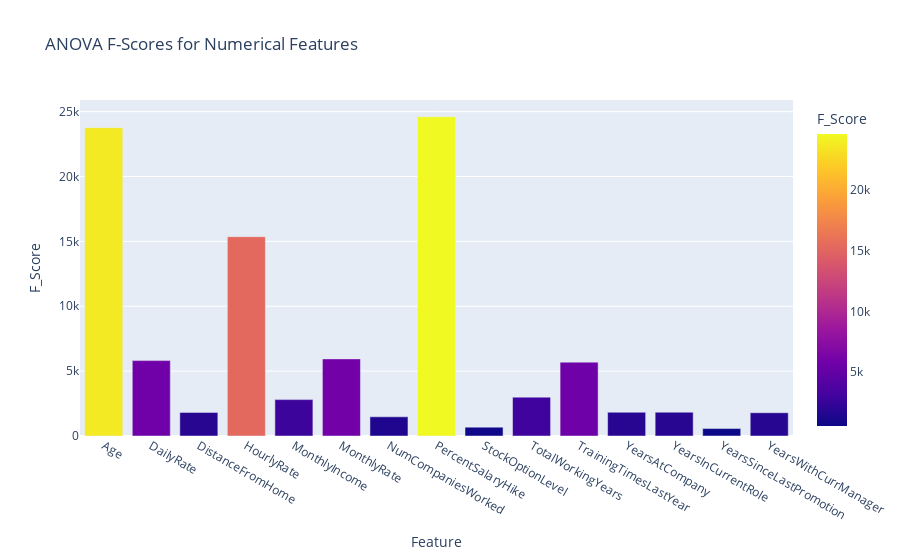

The notebook cell saved with this chart:
### Code cell
#Visulaize f_scores and p_values
f_scores_df = pd.DataFrame(list(f_scores.items()), columns=['Feature', 'F_Score'])
fig = px.bar(f_scores_df, x='Feature', y='F_Score', title='ANOVA F-Scores for Numerical Features',color='F_Score')
fig.show()

### Figure 1 — Plotly figure (JSON) as saved in the notebook; plotly's stock layout.template omitted (floating-point values rounded to 4 significant figures)
{"data": [{"hovertemplate": "Feature=%{x}<br>F_Score=%{marker.color}<extra></extra>", "legendgroup": "", "marker": {"color": [23770.0, 5812.0, 1821.0, 15360.0, 2804.0, 5944.0, 1478.0, 24600.0, 683.1, 2995.0, 5691.0, 1829.0, 1834.0, 573.9, 1793.0], "coloraxis": "coloraxis", "pattern": {"shape": ""}}, "name": "", "orientation": "v", "showlegend": false, "textposition": "auto", "type": "bar", "x": ["Age", "DailyRate", "DistanceFromHome", "HourlyRate", "MonthlyIncome", "MonthlyRate", "NumCompaniesWorked", "PercentSalaryHike", "StockOptionLevel", "TotalWorkingYears", "TrainingTimesLastYear", "YearsAtCompany", "YearsInCurrentRole", "YearsSinceLastPromotion", "YearsWithCurrManager"], "xaxis": "x", "y": [23770.0, 5812.0, 1821.0, 15360.0, 2804.0, 5944.0, 1478.0, 24600.0, 683.1, 2995.0, 5691.0, 1829.0, 1834.0, 573.9, 1793.0], "yaxis": "y"}], "layout": {"barmode": "relative", "coloraxis": {"colorbar": {"title": {"text": "F_Score"}}, "colorscale": [[0, "#0d0887"], [0.1111, "#46039f"], [0.2222, "#7201a8"], [0.3333, "#9c179e"], [0.4444, "#bd3786"], [0.5556, "#d8576b"], [0.6667, "#ed7953"], [0.7778, "#fb9f3a"], [0.8889, "#fdca26"], [1, "#f0f921"]]}, "legend": {"tracegroupgap": 0}, "title": {"text": "ANOVA F-Scores for Numerical Features"}, "xaxis": {"anchor": "y", "domain": [0, 1], "title": {"text": "Feature"}}, "yaxis": {"anchor": "x", "domain": [0, 1], "title": {"text": "F_Score"}}}}
